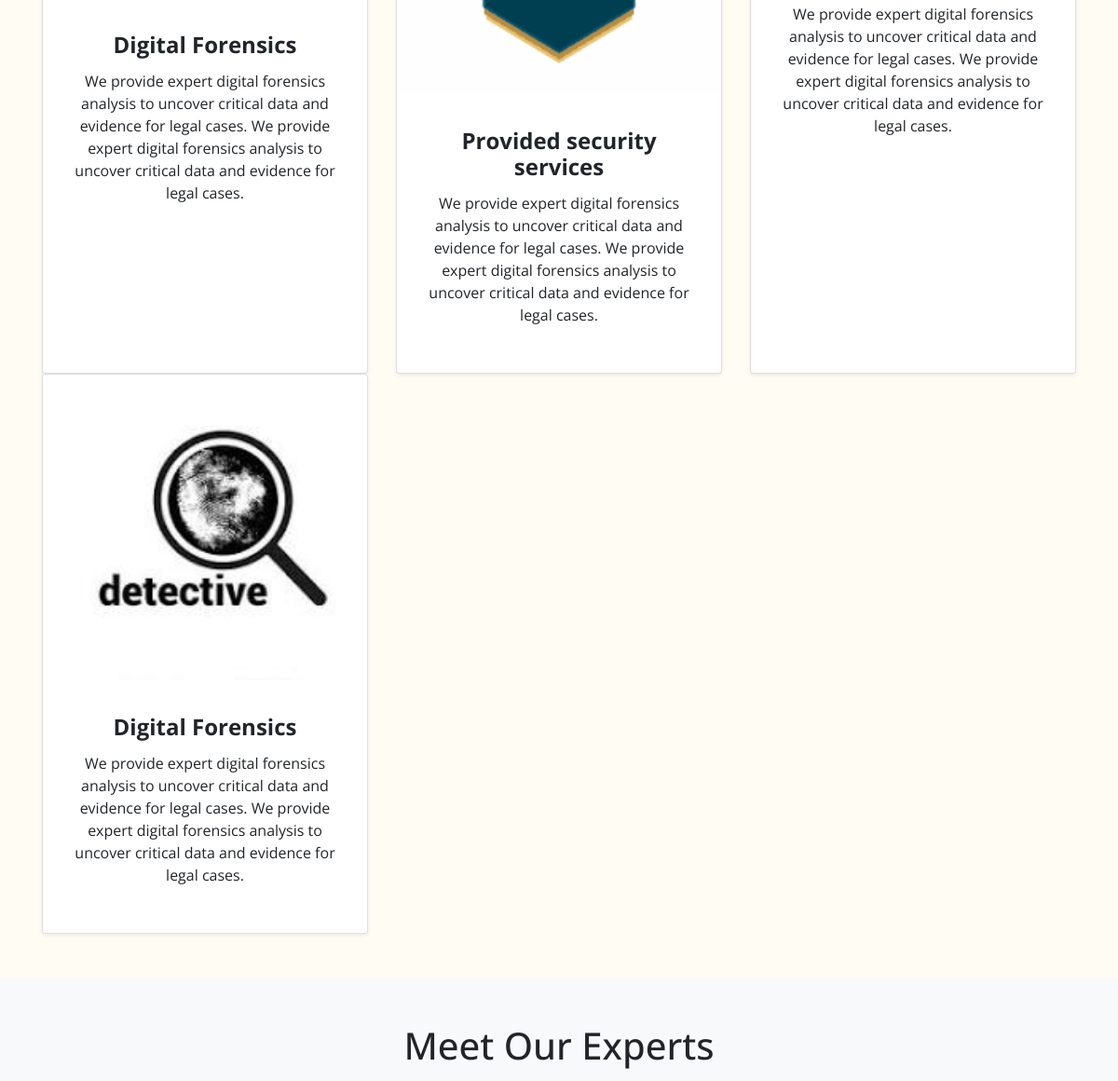
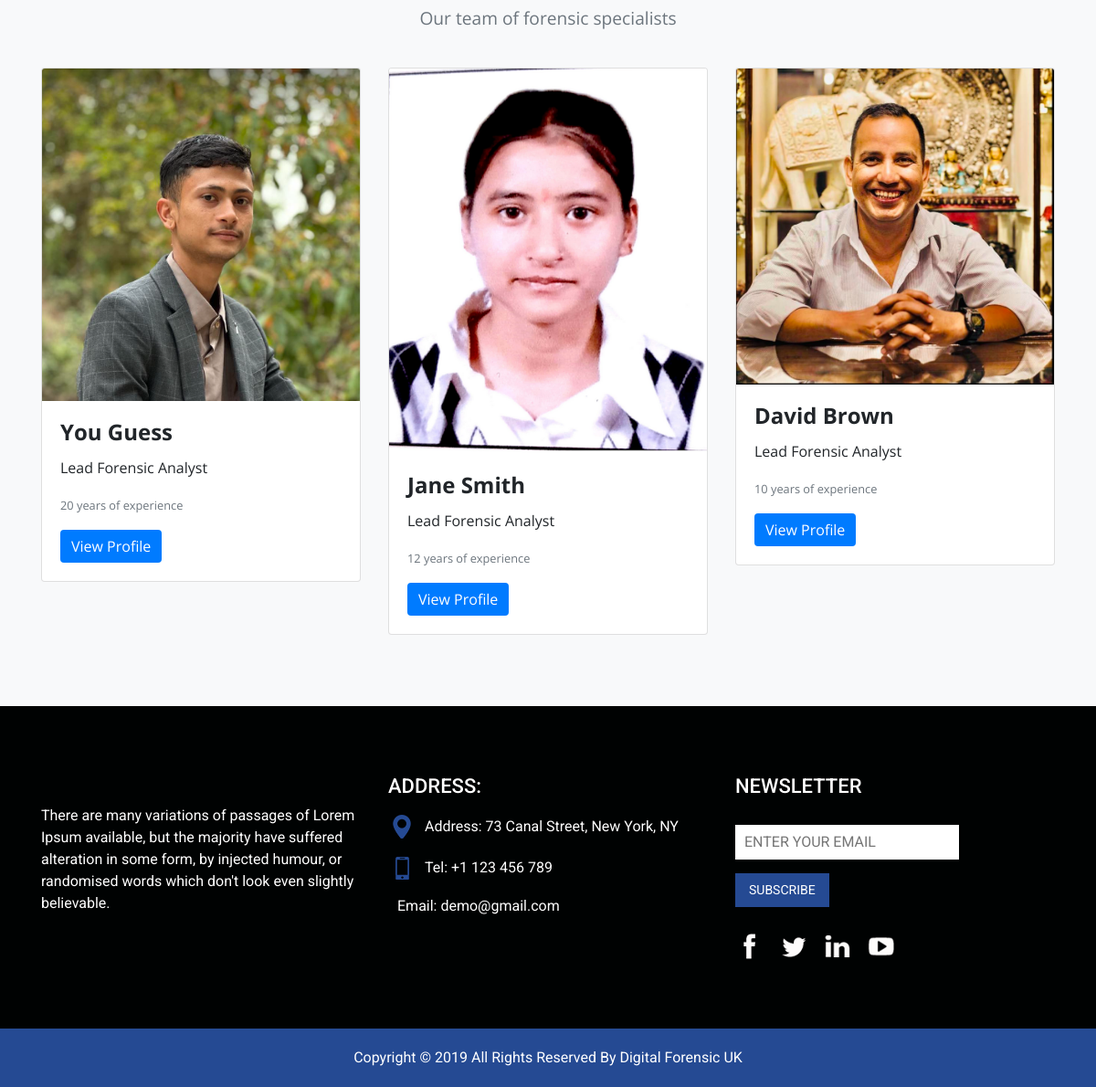
The app's page /service/ (lower part), older data (2 pictures, top to bottom).
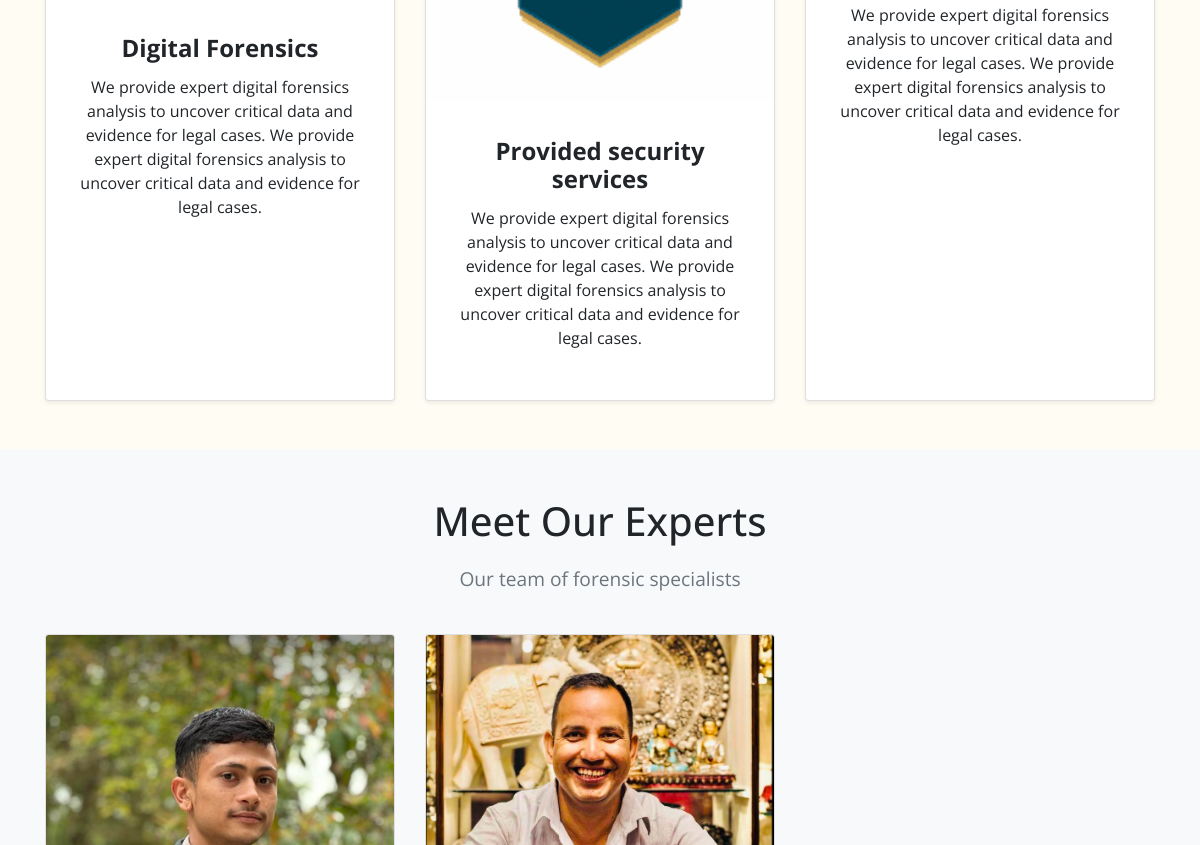
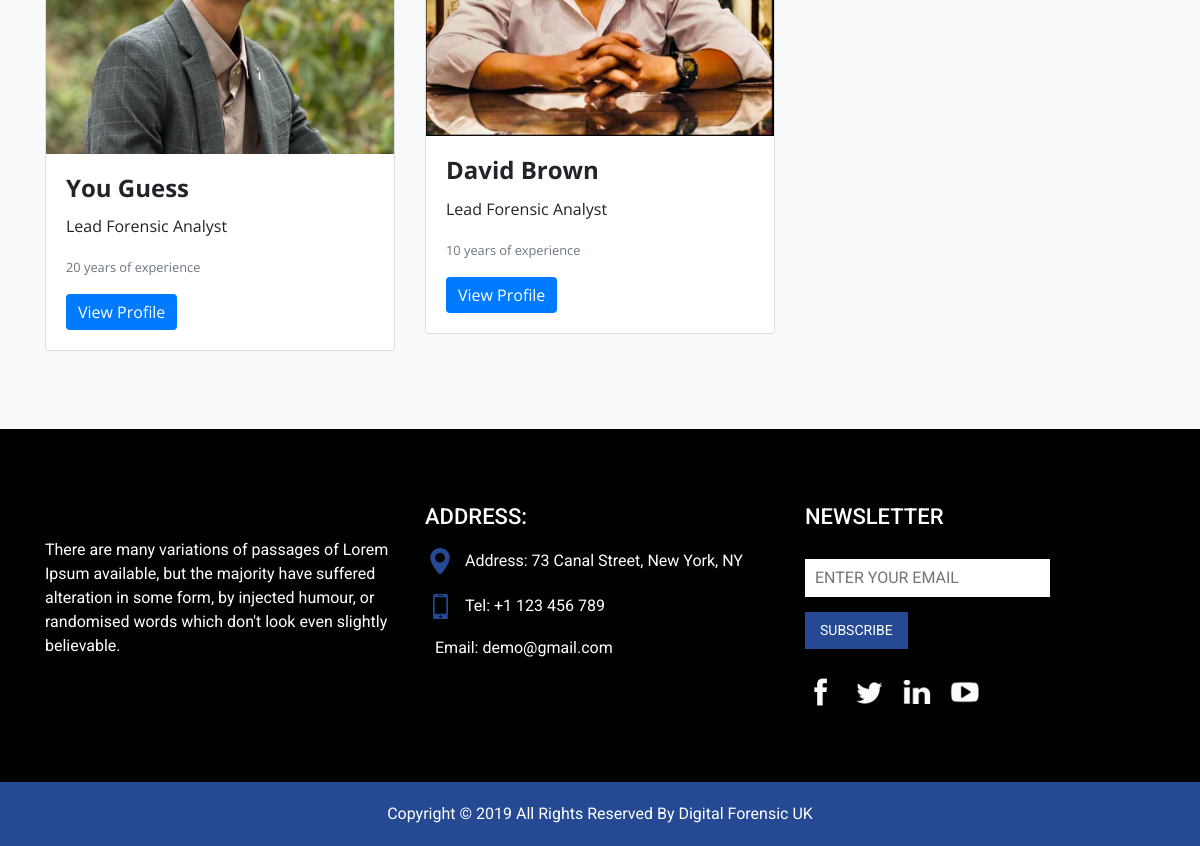
The same page, newer data (2 pictures, top to bottom).
### forensicApp/models.py (models this page shows, shortened)
class Service(models.Model):
    title = models.CharField(max_length=100)
    discription = models.TextField()
    image = models.ImageField(upload_to='media/service')

class Member(models.Model):
    name = models.CharField(max_length=60)
    position = models.CharField(max_length=120)
    exp = models.IntegerField(max_length=2)
    image = models.ImageField(upload_to='media/member')

### forensicApp/views.py (the view)
# urls.py: path('service/', views.service, name='service'),
def service(request):
    views = {}
    views['services'] = Service.objects.all()
    views['members'] = Member.objects.all()
    return render(request, 'service.html', views)

### templates/service.html
{% extends 'base.html' %}
{% block content %}
{% include 'home/service.html' %}
{% endblock %}

### templates/home/service.html (shortened to what this page needs)
{% load static %}
  <section id="services" class="py-5">
    <div class="container">
        <div class="row g-4">
          {% for service in services %}
            <div class="col-md-4">
                <div class="card service-card h-100 shadow-sm">
                    <img src="{{ service.image.url }}" class="card-img-top service-img" alt="Digital Forensics">
                    <div class="card-body text-center">
                        <h5 class="card-title mt-3">{{ service.title }}</h5>
                        <p class="card-text">{{ service.discription }}</p>
                    </div>
                </div>
            </div>
          {% endfor %}
        </div>
    </div>
</section>
  {% include 'home/staff.html' %}

### templates/home/staff.html (shortened to what this page needs)
{% load static %}
<section id="staff" class="py-5">
    <div class="container">
        <div class="row text-center">
            <div class="col-12">
                <h2 class="section-title">Meet Our Experts</h2>
                <p class="section-subtitle">Our team of forensic specialists</p>
            </div>
        </div>
        <div class="row">
            {% for member in members %}
            <div class="col-md-4">
                <div class="card">
                    <img src="{{ member.image.url }}" class="card-img-top" alt="Staff Member Name">
                    <div class="card-body">
                        <h5 class="card-title">{{ member.name }}</h5>
                        <p class="card-text">Lead Forensic Analyst</p>
                        <p class="card-text"><small class="text-muted">{{ member.exp }} years of experience</small></p>
                        <a href="#" class="btn btn-primary">View Profile</a>
                    </div>
                </div>
            </div>
            {% endfor %}
        </div>
    </div>
</section>

Row changes from the older to the newer data that the page shows:
removed Service: image (picture), title "Digital Forensics", discription "We provide expert digital forensics analysis to uncover critical data and evidence for legal cases. We provide expert digital forensics analysis to uncover critical data and evidence for legal cases."
removed Member: image (picture), name "Jane Smith", exp "12"
